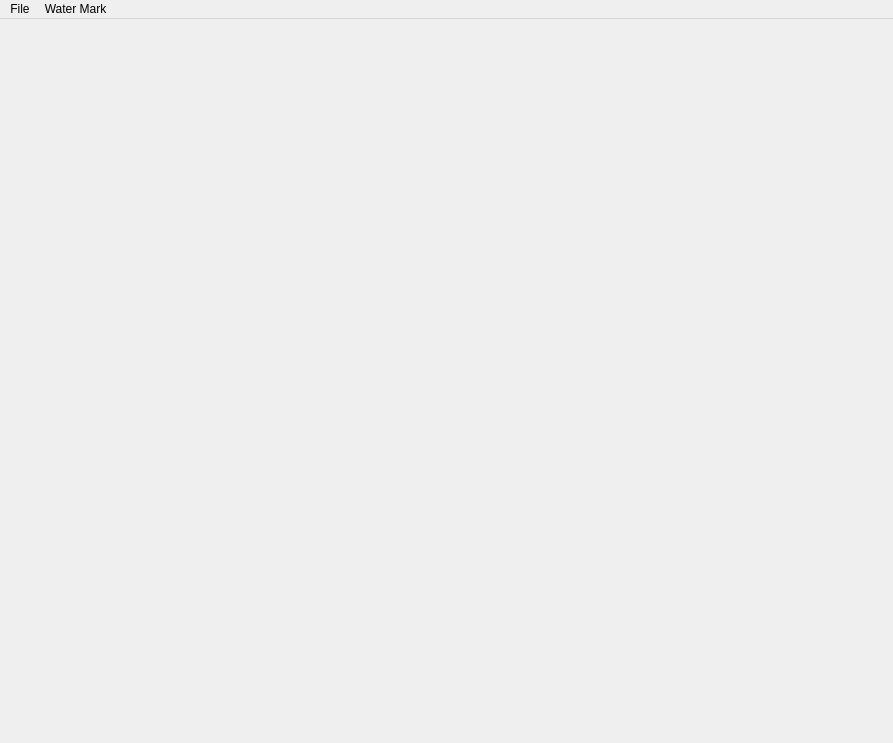
<?xml version="1.0" encoding="UTF-8"?>
<ui version="4.0">
 <class>MainWindow</class>
 <widget class="QMainWindow" name="MainWindow">
  <property name="geometry">
   <rect>
    <x>0</x>
    <y>0</y>
    <width>893</width>
    <height>743</height>
   </rect>
  </property>
  <property name="windowTitle">
   <string>PDF Watermark Tool</string>
  </property>
  <widget class="QWidget" name="centralwidget">
   <layout class="QHBoxLayout" name="horizontalLayout_3">
    <property name="spacing">
     <number>0</number>
    </property>
    <property name="leftMargin">
     <number>0</number>
    </property>
    <property name="topMargin">
     <number>0</number>
    </property>
    <property name="rightMargin">
     <number>0</number>
    </property>
    <property name="bottomMargin">
     <number>0</number>
    </property>
    <item>
     <widget class="QStackedWidget" name="stackedWidget">
      <widget class="QWidget" name="page"/>
      <widget class="QWidget" name="page_2">
       <layout class="QHBoxLayout" name="horizontalLayout_2" stretch="0,1">
        <item>
         <widget class="QScrollArea" name="scrollArea">
          <property name="minimumSize">
           <size>
            <width>180</width>
            <height>0</height>
           </size>
          </property>
          <property name="widgetResizable">
           <bool>true</bool>
          </property>
          <property name="alignment">
           <set>Qt::AlignCenter</set>
          </property>
          <widget class="QWidget" name="widget_thumbnail">
           <property name="geometry">
            <rect>
             <x>0</x>
             <y>0</y>
             <width>178</width>
             <height>28</height>
            </rect>
           </property>
          </widget>
         </widget>
        </item>
        <item>
         <layout class="QVBoxLayout" name="verticalLayout" stretch="1,0">
          <item>
           <widget class="QLabel" name="label">
            <property name="text">
             <string/>
            </property>
           </widget>
          </item>
          <item>
           <layout class="QHBoxLayout" name="horizontalLayout">
            <item>
             <spacer name="horizontalSpacer">
              <property name="orientation">
               <enum>Qt::Horizontal</enum>
              </property>
              <property name="sizeHint" stdset="0">
               <size>
                <width>40</width>
                <height>20</height>
               </size>
              </property>
             </spacer>
            </item>
            <item>
             <widget class="QPushButton" name="btn_pageup">
              <property name="text">
               <string>&lt;</string>
              </property>
             </widget>
            </item>
            <item>
             <widget class="QLabel" name="label_pageIndex">
              <property name="text">
               <string/>
              </property>
             </widget>
            </item>
            <item>
             <widget class="QPushButton" name="btn_pagedown">
              <property name="text">
               <string>&gt;</string>
              </property>
             </widget>
            </item>
            <item>
             <spacer name="horizontalSpacer_2">
              <property name="orientation">
               <enum>Qt::Horizontal</enum>
              </property>
              <property name="sizeHint" stdset="0">
               <size>
                <width>40</width>
                <height>20</height>
               </size>
              </property>
             </spacer>
            </item>
           </layout>
          </item>
         </layout>
        </item>
       </layout>
      </widget>
     </widget>
    </item>
   </layout>
  </widget>
  <widget class="QMenuBar" name="menubar">
   <property name="geometry">
    <rect>
     <x>0</x>
     <y>0</y>
     <width>893</width>
     <height>21</height>
    </rect>
   </property>
   <widget class="QMenu" name="menuopen">
    <property name="title">
     <string>File</string>
    </property>
    <addaction name="actionOpen"/>
    <addaction name="actionSave"/>
    <addaction name="actionSaveAs"/>
   </widget>
   <widget class="QMenu" name="menuEdit">
    <property name="title">
     <string>Water Mark</string>
    </property>
    <addaction name="actionSetting"/>
   </widget>
   <addaction name="menuopen"/>
   <addaction name="menuEdit"/>
  </widget>
  <action name="actionOpen">
   <property name="text">
    <string>Open</string>
   </property>
  </action>
  <action name="actionSave">
   <property name="text">
    <string>Save</string>
   </property>
  </action>
  <action name="actionSaveAs">
   <property name="text">
    <string>SaveAs</string>
   </property>
  </action>
  <action name="actionSetting">
   <property name="text">
    <string>Setting</string>
   </property>
  </action>
 </widget>
 <resources/>
 <connections/>
</ui>
